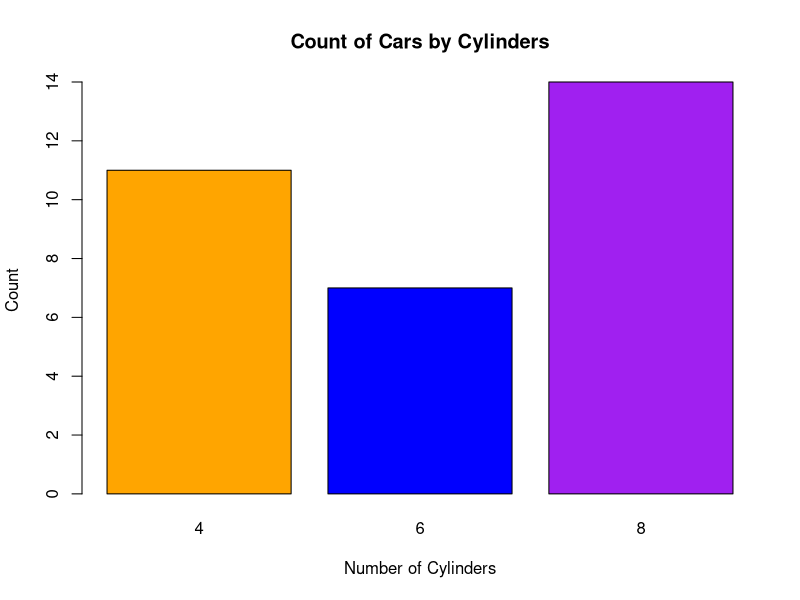

Source code (R):
## ---- chunk 1
knitr::opts_chunk$set(echo = FALSE)
library(ggplot2)
## ---- chunk 2
barplot(table(mtcars$cyl), main="Count of Cars by Cylinders", xlab="Number of Cylinders", ylab="Count", col=c("orange", "blue", "purple"))

